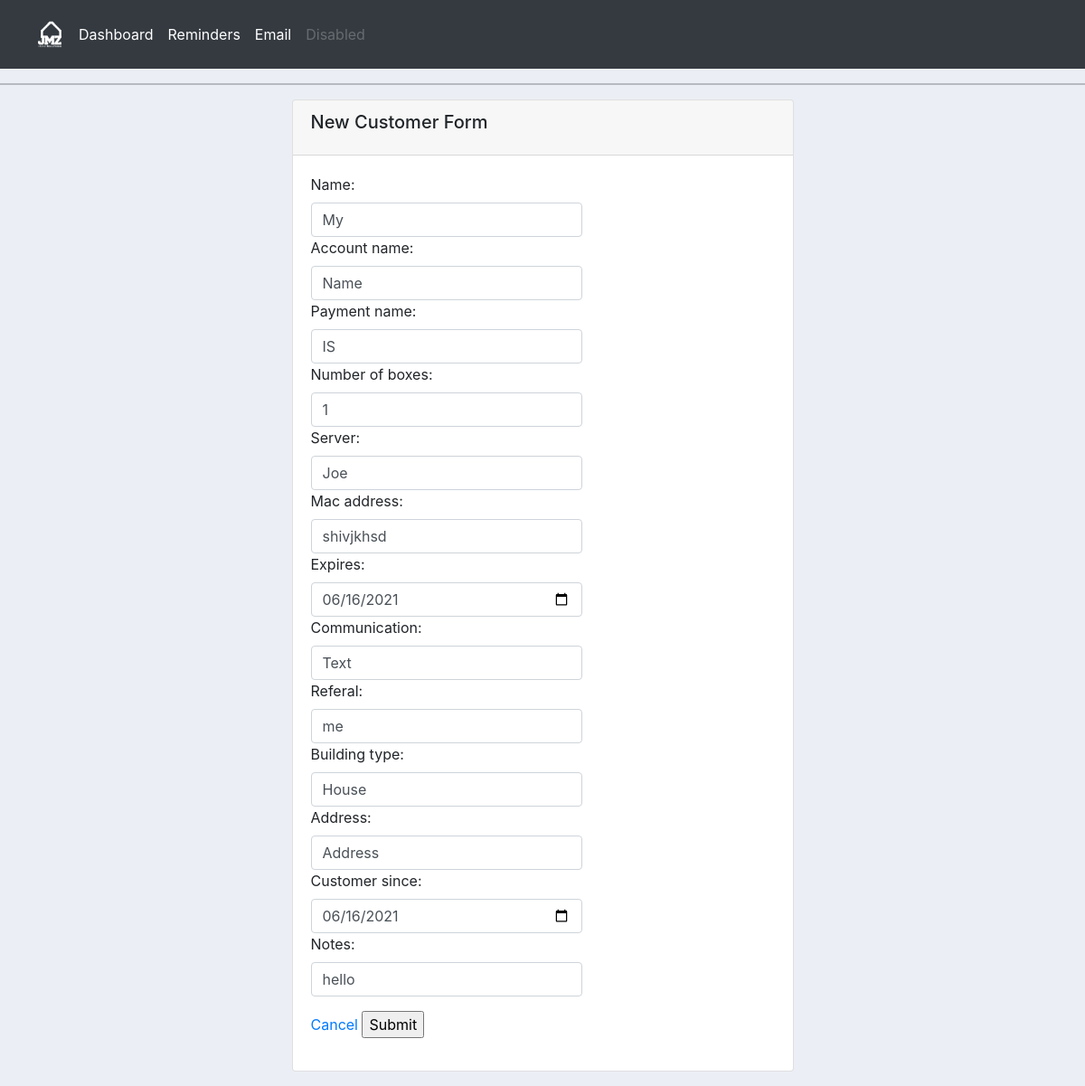
/update_customer/9/, run on the app's committed database.
### accounts/models.py (models this page shows, shortened)
class Customer(models.Model):
    name = models.CharField(max_length=200, null=True)
    account_name = models.CharField(max_length=200, null=True)
    payment_name = models.CharField(max_length=200, null=True)
    number_of_boxes = models.IntegerField(null=True, default=1)
    server = models.CharField(max_length=200, null=True)
    mac_address = models.CharField(max_length=200, null=True)
    expires = models.DateField(null=True)
    communication = models.CharField(max_length=200, null=True)
    referal = models.CharField(max_length=200, null=True)
    building_type = models.CharField(max_length=200, null=True)
    address = models.CharField(max_length=200, null=True)
    customer_since = models.DateField(null=True)
    notes = models.CharField(max_length=200, null=True)
    date_created = models.DateTimeField(auto_now_add=True, null=True)
    needs_remind = models.BooleanField(default=False, null=True)

### accounts/views.py (the view)
# urls.py: path('update_customer/<str:pk>/', views.updateCustomer, name="update_customer"),
def updateCustomer(request, pk):
    customer = Customer.objects.get(id=pk)
    form = NewCustomer(instance=customer)
    if request.method == 'POST':
        form = NewCustomer(request.POST, instance=customer)
        if form.is_valid():
            form.save()
            return HttpResponseRedirect(reverse('customer', args=(pk)))
    context = {'form':form}
    return render(request, 'accounts/customer_form.html', context)

### accounts/templates/accounts/customer_form.html (shortened to what this page needs)
{% extends 'accounts/main.html' %}
{% load static %}
{% block content %}
<div class="col d-flex justify-content-center">
    <div class="col-md-6">
        <div class="card mb-3">
              <div class="card-header">
                  <h5 class="card-title">New Customer Form </h5>
              </div>
              <div class="card-body">
                <form action="" method="POST">
                    <div class="form-group">
                        {{ form }}
                    </div>
                    <div class ="form-group">
                        <a href="{% url 'home' %}">Cancel</a>
                        <input type="submit" name="Submit">
                    </div>
                </form>
              </div>
        </div>
    </div>
</div>
{% endblock %}

### static/css/main.css (style rules this page uses)
body { background-color: #ebeff5; }

### data on the page
Customer: name "My", account_name "Name", payment_name "IS", number_of_boxes "1", server "Joe", mac_address "shivjkhsd", expires "06/16/2021", communication "Text", referal "me", building_type "House", address "Address", customer_since "06/16/2021", notes "hello"
